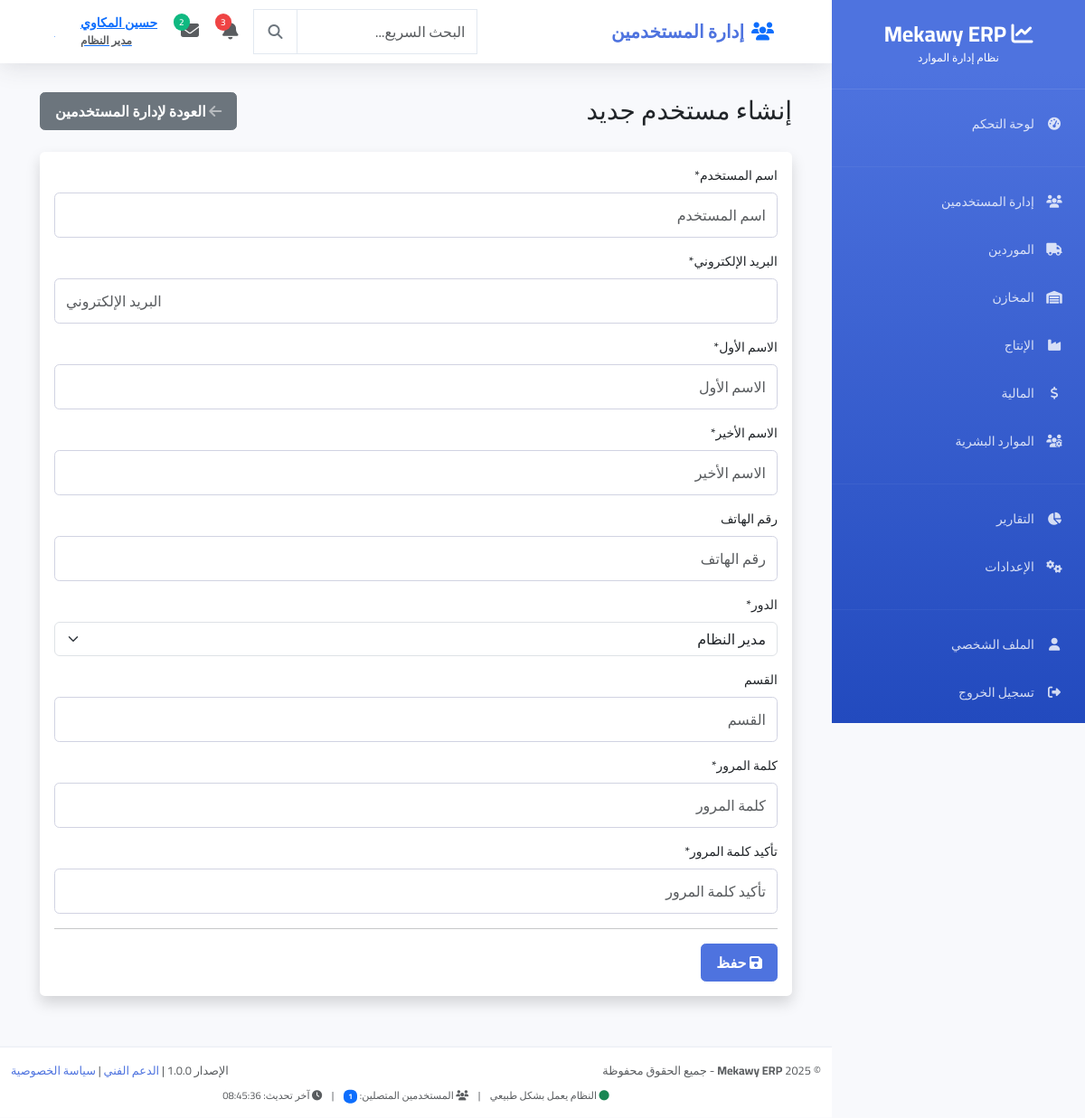
The page /users/register/ (signed in) on the database its author committed.
### users/models.py (models this page shows, shortened)
class User(AbstractUser):
    ROLE_CHOICES = [
        ('admin', 'مدير النظام'),
        ('manager', 'مدير'),
        ('warehouse_manager', 'مدير المخازن'),
        ('warehouse_employee', 'موظف مخازن'),
        ('production_manager', 'مدير الإنتاج'),
        ('accountant', 'محاسب'),
        ('employee', 'موظف'),
        ('viewer', 'مشاهد فقط'),
    ]
    email = models.EmailField(unique=True, verbose_name="البريد الإلكتروني")
    phone = models.CharField(max_length=20, blank=True, null=True, verbose_name="رقم الهاتف")
    role = models.CharField(max_length=20, choices=ROLE_CHOICES, default='employee', verbose_name="الدور")
    department = models.CharField(max_length=100, blank=True, null=True, verbose_name="القسم")
    profile_picture = models.ImageField(upload_to='profile_pics/', blank=True, null=True, verbose_name="الصورة الشخصية")
    is_active = models.BooleanField(default=True, verbose_name="نشط")
    created_at = models.DateTimeField(auto_now_add=True, verbose_name="تاريخ الإنشاء")
    updated_at = models.DateTimeField(auto_now=True, verbose_name="آخر تحديث")
    USERNAME_FIELD = 'email'
    REQUIRED_FIELDS = ['username', 'first_name', 'last_name']
    class Meta:
        db_table = 'users_user'
        verbose_name = 'مستخدم'
        verbose_name_plural = 'المستخدمون'
    @property
    def full_name(self):
        return f"{self.first_name} {self.last_name}".strip()

### users/views.py (the view, shortened to what this page needs)
# urls.py: path('register/', views.RegisterView.as_view(), name='register'),
class RegisterView(LoginRequiredMixin, UserPassesTestMixin, CreateView):
    form_class = CustomUserCreationForm
    template_name = 'users/register.html'
    success_url = reverse_lazy('users:manage')

### Mekawy_ERP/context_processors.py (called while the page is built)
def global_context(request):
    context = {
        'current_year': timezone.now().year,
        'current_date': timezone.now().date(),
        'current_time': timezone.now().time(),
    }
    if request.user.is_authenticated:
        context['online_users_count'] = User.objects.filter(is_active=True).count()
        context['last_update'] = timezone.now().strftime('%H:%M:%S')
    return context

### users/views.py (called while the page is built)
    def test_func(self):
        return self.request.user.is_superuser

    def get_context_data(self, **kwargs):
        context = super().get_context_data(**kwargs)
        context['page_title'] = 'إنشاء مستخدم جديد'
        return context

### templates/users/user_form.html (shortened to what this page needs)
{% extends "base.html" %}
{% load crispy_forms_tags %}
{% block content %}
<div class="container-fluid">
    <div class="d-sm-flex align-items-center justify-content-between mb-4">
        <h1 class="h3 mb-0 text-gray-800">{{ page_title }}</h1>
        <a href="{% url 'users:manage' %}" class="btn btn-secondary btn-icon-split">
            <span class="icon text-white-50"><i class="fas fa-arrow-left"></i></span>
            <span class="text">العودة لإدارة المستخدمين</span>
        </a>
    </div>
    <div class="card shadow mb-4">
        <div class="card-body">
            <form method="post" enctype="multipart/form-data">
                {{ form|crispy }}
                <hr>
                <button type="submit" class="btn btn-primary">
                    <i class="fas fa-save"></i> حفظ
                </button>
            </form>
        </div>
    </div>
</div>
{% endblock %}

### templates/partials/navbar.html (shortened to what this page needs)
<nav class="navbar navbar-expand-lg">
    <div class="container-fluid px-3">
        <div class="navbar-brand mb-0 fw-bold fs-5">
            {% block page_title %}
                {% if request.resolver_match.url_name == 'index' %}
                    <i class="fas fa-tachometer-alt text-primary me-2"></i>لوحة التحكم
                {% elif 'users' in request.resolver_match.app_name %}
                    <i class="fas fa-users text-primary me-2"></i>إدارة المستخدمين
                {% elif 'suppliers' in request.resolver_match.app_name %}
                    <i class="fas fa-truck text-primary me-2"></i>إدارة الموردين
                {% elif 'warehouses' in request.resolver_match.app_name %}
                    <i class="fas fa-warehouse text-primary me-2"></i>إدارة المخازن
                {% elif 'production' in request.resolver_match.app_name %}
                    <i class="fas fa-industry text-primary me-2"></i>إدارة الإنتاج
                {% elif 'finance' in request.resolver_match.app_name %}
                    <i class="fas fa-chart-line text-primary me-2"></i>إدارة المالية
                {% elif 'hr' in request.resolver_match.app_name %}
                    <i class="fas fa-users-cog text-primary me-2"></i>الموارد البشرية
                {% else %}
                    <i class="fas fa-chart-line text-primary me-2"></i>Mekawy ERP
                {% endif %}
            {% endblock %}
        </div>
        <div class="d-flex align-items-center gap-2">
            <div class="search-container d-none d-md-block">
                <div class="input-group">
                    <input type="text" class="form-control search-input" placeholder="البحث السريع..." style="width: 200px;">
                    <button class="btn btn-outline-secondary search-btn" type="button">
                        <i class="fas fa-search"></i>
                    </button>
                </div>
            </div>
            <div class="dropdown">
                <button class="btn btn-link position-relative p-2" data-bs-toggle="dropdown">
                    <i class="fas fa-bell fs-5 text-muted"></i>
                    <span class="notification-badge">3</span>
                </button>
            </div>
            <div class="dropdown">
                <button class="btn btn-link position-relative p-2" data-bs-toggle="dropdown">
                    <i class="fas fa-envelope fs-5 text-muted"></i>
                    <span class="message-badge">2</span>
                </button>
            </div>
            <div class="dropdown">
                <button class="btn btn-link d-flex align-items-center gap-2 p-2" data-bs-toggle="dropdown">
                    <div class="user-info text-end d-none d-lg-block">
                        <div class="fw-semibold">{{ user.get_full_name|default:user.username }}</div>
                        <small class="text-muted">{{ user.get_role_display|default:"مستخدم" }}</small>
                    </div>
                    {% if user.profile_picture %}
                        <img src="{{ user.profile_picture.url }}" class="user-avatar" alt="{{ user.get_full_name }}">
                    {% else %}
                        <div class="user-avatar-placeholder">
                            {{ user.get_full_name|first|upper|default:"U" }}
                        </div>
                    {% endif %}
                </button>
            </div>
        </div>
    </div>
</nav>

### templates/base.html (style rules this page uses)
:root { --primary-color: #4e73df; --secondary-color: #858796; --success-color: #1cc88a; --info-color: #36b9cc; --warning-color: #f6c23e; --danger-color: #e74a3b; --light-color: #f8f9fc; --dark-color: #5a5c69; --sidebar-width: 280px; --navbar-height: 70px; }
* { font-family: 'Cairo', sans-serif; }
body { background-color: var(--light-color); font-size: 14px; }
.navbar { background-color: white; box-shadow: 0 0.15rem 1.75rem 0 rgba(58, 59, 69, 0.15); height: var(--navbar-height); padding: 0 1.5rem; }
.navbar-brand { font-weight: 700; color: var(--primary-color); }
.card { border: none; box-shadow: 0 0.15rem 1.75rem 0 rgba(58, 59, 69, 0.15); border-radius: 0.35rem; }
.btn { border-radius: 0.35rem; font-weight: 600; padding: 0.5rem 1rem; }
.btn-primary { background-color: var(--primary-color); border-color: var(--primary-color); }
.form-control { border-radius: 0.35rem; border: 1px solid #d1d3e2; padding: 0.75rem; }

### templates/partials/navbar.html (style rules this page uses)
.search-input { border-radius: 20px 0 0 20px; border: 1px solid #e2e8f0; transition: all 0.2s ease; }
.search-btn { border-radius: 0 20px 20px 0; border: 1px solid #e2e8f0; border-right: none; }
.notification-badge, .message-badge { position: absolute; top: 0; left: 0; background: #ef4444; color: white; font-size: 10px; font-weight: 600; padding: 2px 6px; border-radius: 10px; min-width: 16px; text-align: center; }
.message-badge { background: #10b981; }
.user-avatar, .user-avatar-placeholder { width: 32px; height: 32px; border-radius: 50%; }
.user-avatar-placeholder { background: var(--primary); color: white; display: flex; align-items: center; justify-content: center; font-weight: 600; font-size: 14px; }
.user-info { line-height: 1.2; }
.user-info div { font-size: 14px; }
.user-info small { font-size: 12px; }

### rows shown on the page
User: get_full_name "حسين المكاوي", role "مدير النظام", get_full_name|first "ح"

### other values the page prints
{{ page_title }} "إنشاء مستخدم جديد"
{{ online_users_count|default:"0" }} "1"
{{ last_update|default:"الآن" }} "08:45:36"
